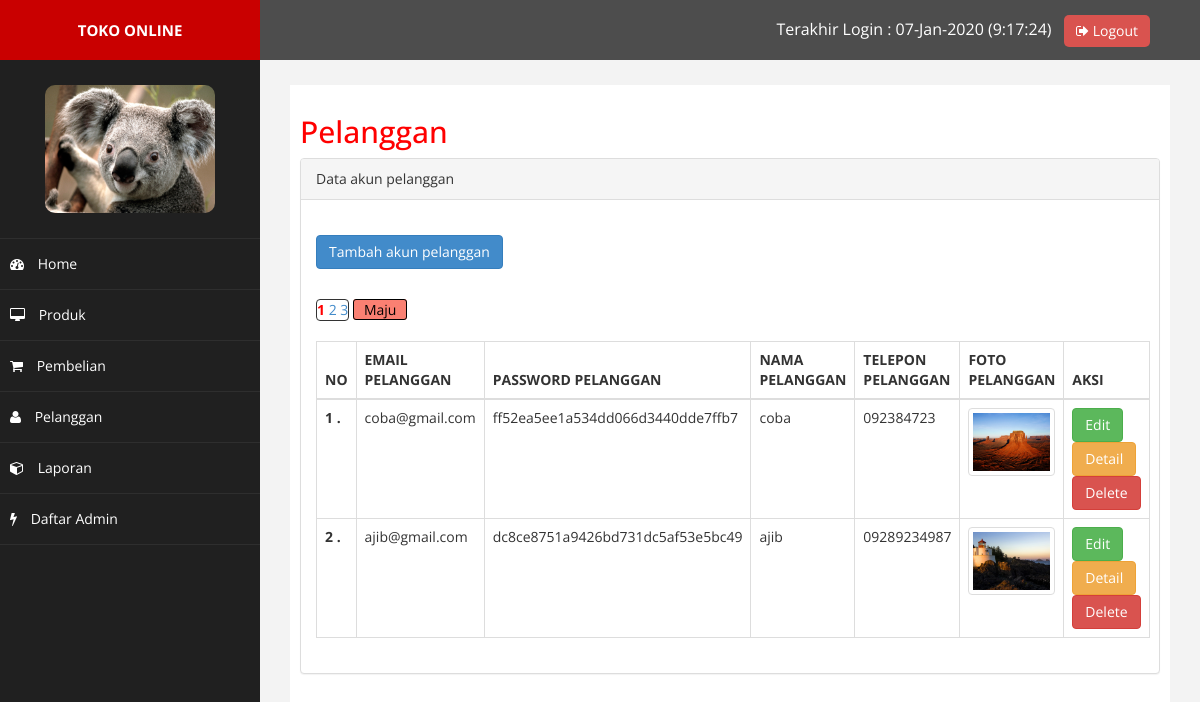
Screenshot of /admin/index.php?halaman=pelanggan (signed in) with the database file from the repository.
### tables this page shows
CREATE TABLE `pelanggan` (
  `id_pelanggan` int(11) NOT NULL,
  `email_pelanggan` varchar(100) NOT NULL,
  `password_pelanggan` varchar(50) NOT NULL,
  `nama_pelanggan` varchar(100) NOT NULL,
  `telepon_pelanggan` varchar(25) NOT NULL,
  `alamat_pelanggan` text NOT NULL,
  `foto_pelanggan` varchar(100) NOT NULL
);

### admin/pelanggan.php (the view, shortened to what this page needs)
<h2>Pelanggan</h2>
<div class="panel panel-default">
 <div class="panel-heading">
   Data akun pelanggan
 </div>
 <div class="panel-body">
    <?php
      $no = 1;
      $jumlahDataPerhalaman = 2;
      $totalData = mysqli_query($koneksi, "SELECT * FROM pelanggan");
      $hitungTotalData = mysqli_num_rows($totalData);
      $jumlahHalaman = ceil($hitungTotalData / $jumlahDataPerhalaman);
      if(isset($_GET['aktif'])) :
        $halamanAktif = $_GET['aktif'];
      else :
        $halamanAktif = 1;
      endif;
      $awalData = ( $jumlahDataPerhalaman * $halamanAktif ) - $jumlahDataPerhalaman;
      $query = mysqli_query($koneksi,"SELECT * FROM pelanggan LIMIT $awalData,$jumlahDataPerhalaman");
    ?>
    <p><a href="index.php?halaman=tambah_pelanggan" class="btn btn-primary">Tambah akun pelanggan</a></p>
    <div class="pagination" style="border:1px solid;">
      <?php for($i = 1; $i <= $jumlahHalaman; $i++) : ?>
        <?php if($i == $halamanAktif) : ?>
          <a href="?halaman=pelanggan&aktif=<?= $i; ?>" style="font-weight:bold;color:red;"><?= $i ?></a>
        <?php else : ?>
          <a href="?halaman=pelanggan&aktif=<?= $i; ?>"><?= $i ?></a>
        <?php endif; ?>
      <?php endfor; ?>
    </div>
    <?php if($halamanAktif < $jumlahHalaman) : ?>
      <a href="?halaman=pelanggan&aktif=<?= $halamanAktif + 1; ?>" style="border:1px solid;border-radius:3px;background-color:salmon;color:black;text-decoration:none;padding-right:10px;padding-left:10px;">Maju</a>
    <?php endif; ?>
    <table class="table table-bordered table-responsive">
      <thead class="thead-light">
        <tr>
          <th scope="col">NO</th>
          <th scope="col">EMAIL PELANGGAN</th>
          <th scope="col">PASSWORD PELANGGAN</th>
          <th scope="col">NAMA PELANGGAN</th>
          <th scope="col">TELEPON PELANGGAN</th>
          <th scope="col">FOTO PELANGGAN</th>
          <th scope="col">AKSI</th>
        </tr>
      </thead>
      <tbody>
    	<?php while($item = mysqli_fetch_assoc($query)) : ?>
    	    <tr>
    	      <th scope="row"><?= $no++; ?> .</th>
    	      <td><?= $item['email_pelanggan']; ?></td>
            <td><?= hash('md5', $item['password_pelanggan']); ?></td>
    	      <td><?= $item['nama_pelanggan']; ?></td>
    	      <td><?= $item['telepon_pelanggan']; ?></td>
            <td><img src="../foto_pelanggan/<?= $item['foto_pelanggan']; ?>" class="img-responsive img-thumbnail" width="100" alt="Foto Pelanggan <?= $item['foto_pelanggan']; ?>"></td>
    	      <td>
    	      	<a href="index.php?halaman=ubah_pelanggan&id_pelanggan=<?= $item['id_pelanggan']; ?>" class="btn btn-success">Edit</a>
    	      	  <a href="detail.php" class="btn btn-warning">Detail</a>
    	      	<a href="index.php?halaman=hapus_pelanggan&id_pelanggan=<?= $item['id_pelanggan']; ?>" onClick="return confirm('Yakin mau dihapus?');" class="btn btn-danger">Delete</a>
    	      </td>
    	    </tr>
       	<?php endwhile; ?>
      </tbody>
    </table>
  </div>
</div>

### admin/assets/css/custom.css (style rules this page uses)
body { font-family: 'Open Sans', sans-serif; }
h2 { color: #f00; }
p { font-size:16px; line-height:25px; padding-top:20px; }

### rows the page displays
pelanggan: email_pelanggan "coba@gmail.com", password_pelanggan "ff52ea5ee1a534dd066d3440dde7ffb7", nama_pelanggan "coba", telepon_pelanggan "092384723", foto_pelanggan (picture)
pelanggan: email_pelanggan "ajib@gmail.com", password_pelanggan "dc8ce8751a9426bd731dc5af53e5bc49", nama_pelanggan "ajib", telepon_pelanggan "09289234987", foto_pelanggan (picture)

### other values shown
$admin['terakhir_login'] "07-Jan-2020 (9:17:24)"
